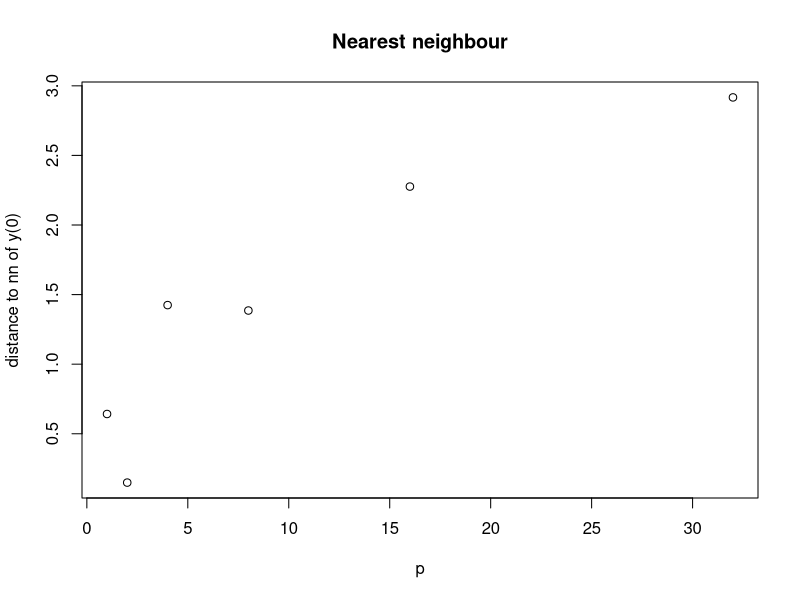
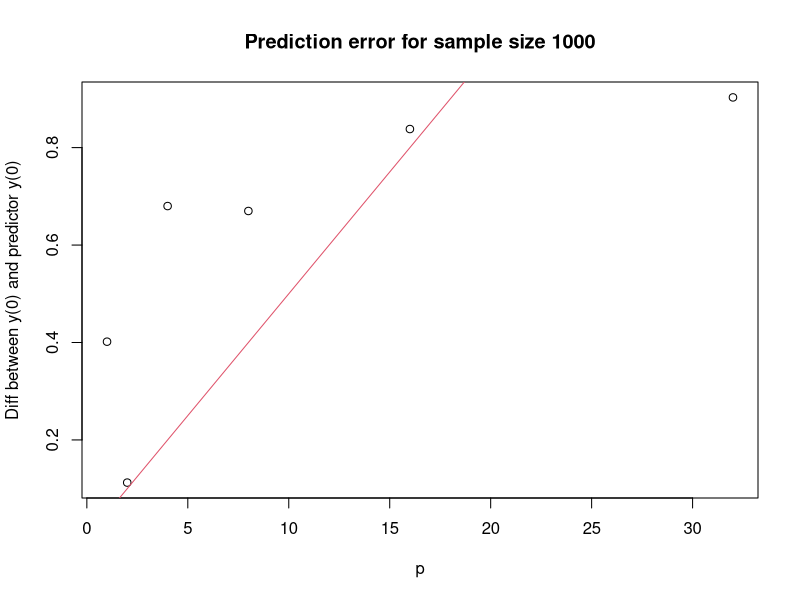

These charts were generated, in order, by the following R code:
set.seed(1234)
normVec <- function(x) sqrt(sum(x^2)) # TODO Stackoverflow
xSample <- function(p) {
  return(runif(p, -1, 1))
}
generatePoints <- function(p, n) {
  acc = list()
  for(i in 1:n){
    acc[[i]] = xSample(p)
  }
  return(acc)
}
a = 0.8
fn <- function(x) {
  return(exp(-a*normVec(x)))
}
nearestNeighbour <- function(xs) {
  lowestIndex = -1
  lowestMag = Inf
  for(i in 1:length(xs)){
    curr = xs[[i]]
    nv = normVec(curr)
    if(nv < lowestMag){
      lowestMag = nv
      lowestIndex = i
    }
  }
  return(xs[[i]])
  #return(min(sapply(xs, normVec)))
}
deltaY <- function(xs) {
  nn = nearestNeighbour(xs)
  y0 = 1
  yp0 = fn(nn)
  diff = y0 - yp0
  return(diff)
}
nnhelper <- function(xs) {
  nn = nearestNeighbour(xs)
  return(normVec(nn))
}
entry <- function(p) {
  points = generatePoints(p, 1000)
  return(deltaY(points))
}
prettyPlot <- function(ps) {
  ys = sapply(ps, entry)
  plot(ps, ys)
  lo <- loess (ys, ps)
  lines(predict(lo), col="red", lwd=2)
}
wutPlot <- function(xs) {
  twos = sapply(xs, function(x) { return(2^x)})
  plot(xs, sapply(twos, entry))
}
ps = c(1,2,4,8,16,32)
s10 = lapply(ps, function(p) { return(generatePoints(p, 10)) })
s100 = lapply(ps, function(p) { return(generatePoints(p, 100)) })
s1000 = lapply(ps, function(p) { return(generatePoints(p, 1000)) })
#s10000 = lapply(ps, function(p) { return(generatePoints(p, 1)) })

ys1000 <- lapply(s1000, nnhelper)
plot(ps, ys1000, ylab="distance to nn of y(0)", xlab="p", main="Nearest neighbour")
#lines(predict(loess(ys~ps), col='red', lwd=2)

ds1000 <- lapply(s1000, deltaY)
plot(ps, ds1000, ylab="Diff between y(0) and predictor y(0)", xlab="p", main="Prediction error for sample size 1000")






abline(0, 0.05, col=2)


